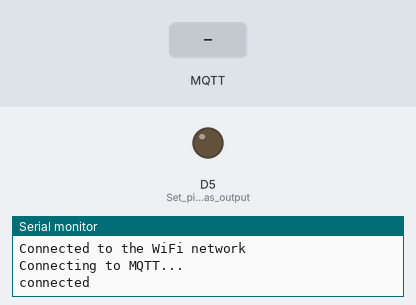
The sketch below on a simulated ESP8266 (NodeMCU). Shown: output pins drawn as LEDs (lit = HIGH), the last lines printed to the serial monitor. The inputs (shaded band) are chosen by the test bench. WiFi joins after 1.5 s; servers stay silent unless stated; no MQTT or app messages arrive unless stated.

Above: at 2.7 s.
2.8 s: MQTT message "1" arrives on the first subscribed topic
At 3.8 s:
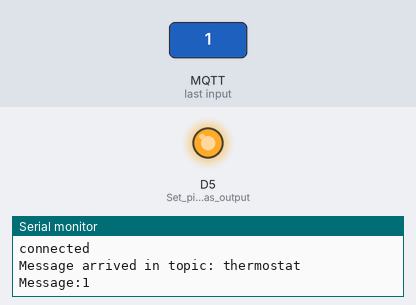
4.3 s: MQTT message "0" arrives on the first subscribed topic
At 4.9 s:
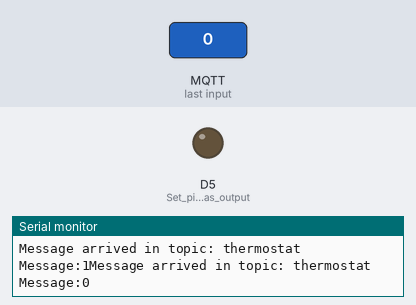
Timing chart, 0 to 7.3 s (numbered marks = the images above; inputs shaded):
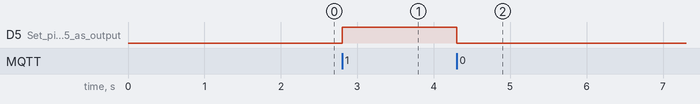

Measured:
- after the input at 2.8 s, D5 (Set_pinD5_as_output): LOW → HIGH at once
- after the input at 4.3 s, D5 (Set_pinD5_as_output): HIGH → LOW at once

The sketch:

mqtt_nodemcu.ino
```cpp
#include <ESP8266WiFi.h>           // ESP Library
#include <PubSubClient.h>          // MQTT Library

// MQTT COMMUNICATION SET-UP
const char* ssid = "VodafoneConnect28044518"; // WiFi service set identifier (SSID)
const char* password =  "8578j9vxkcbuffw";    // WiFi password
const char* mqttServer = "192.168.1.19";      // IP adress of Raspberry Pi
const int mqttPort = 1883;      // MQTT port number
const char* mqttUser = "";      // No MQTT username required to be defined
const char* mqttPassword = "";  // No MQTT password required to be defined

WiFiClient espClient;           // Initialise the ESP Client library
PubSubClient client(espClient); // Client library for MQTT communication

int thermostatState = 0;


// Setup function called only once, at program startup
void setup() {

  // Passes 115200 baud rate to speed parameter between Serial monitor and device
  Serial.begin(115200);

  // Establish WiFi MQTT connection to Pi
  WiFi.begin(ssid, password); // Connect to WiFi network

  // Wait until WiFi connection established
  while (WiFi.status() != WL_CONNECTED) {
    delay(500);
    Serial.println("Connecting to WiFi..");
  }
  Serial.println("Connected to the WiFi network");


  client.setServer(mqttServer, mqttPort); // Set MQTT server details
  client.setCallback(callback);           // Sets the message callback function

  // Wait until connected to MQTT server on Raspberry Pi Hub
  while (!client.connected()) {

    Serial.println("Connecting to MQTT...");

    if (client.connect("ESP8266Client", mqttUser, mqttPassword )) {
      Serial.println("connected");
    } else {
      Serial.print("failed with state ");
      Serial.print(client.state());
      delay(2000);
    }
  }

  pinMode(D5, OUTPUT);  // Set pinD5 as output, connected to thermostat represented
                        // by LED
}


// MQTT library code calls callback function when MQTT message on topic subscribed to received
void callback(char* topic, byte* payload, unsigned int length) {

  Serial.print("Message arrived in topic: ");
  Serial.println(topic);
  char msg[length];

  Serial.print("Message:");
  for (int i = 0; i < length; i++) {
	  msg[i] = (char)payload[i];	     // Payload is state of thermostat
	  Serial.print((char)payload[i]);  // Print Message
  }

  thermostatState = atoi(msg);       // Received payload defines state of thermostat

}


// Loop function called consecutively
void loop() {

  client.subscribe("thermostat");  // Subscribe with topic 'esp8266'
  client.loop();                // Maintains connection and checks for incoming messages

  if(thermostatState == 0)
      digitalWrite(D5, LOW);    // Turn thermostat off
  if(thermostatState == 1)
      digitalWrite(D5, HIGH);   // Turn thermostat on

}
```
